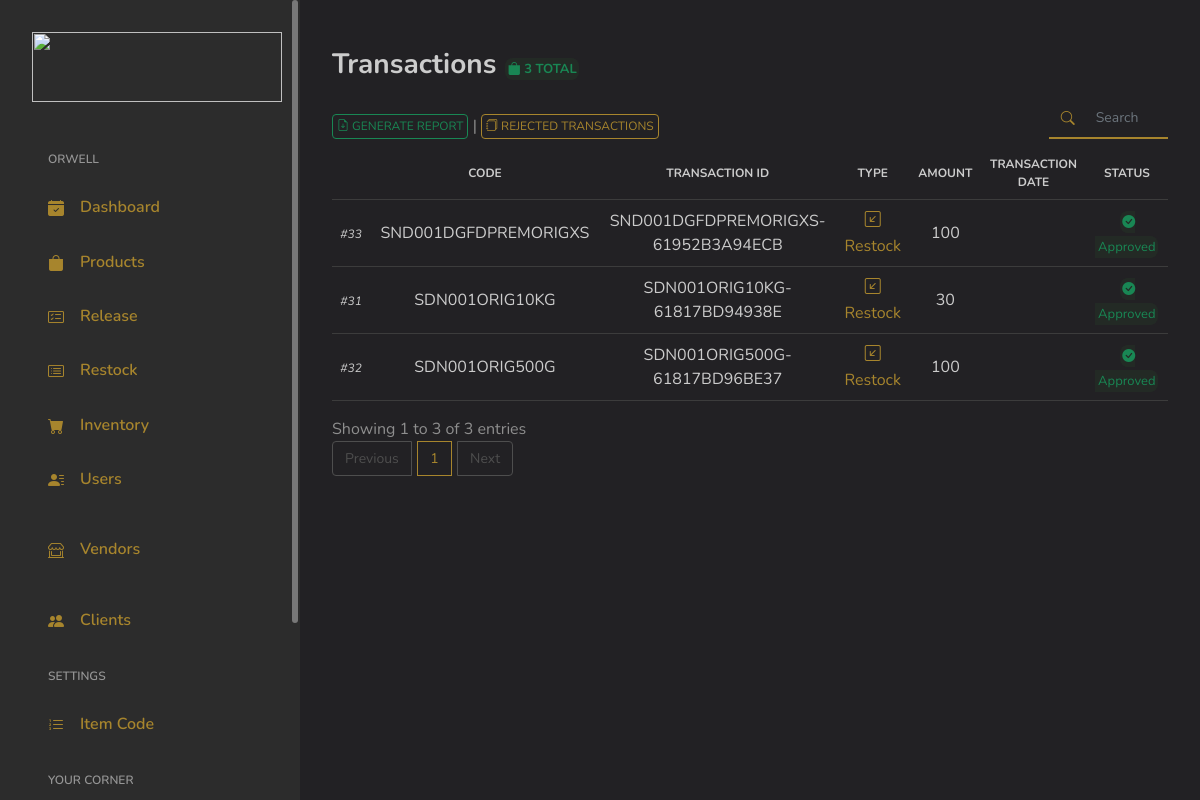
The page /index.php/admin/view_transactions on the database as committed earlier.
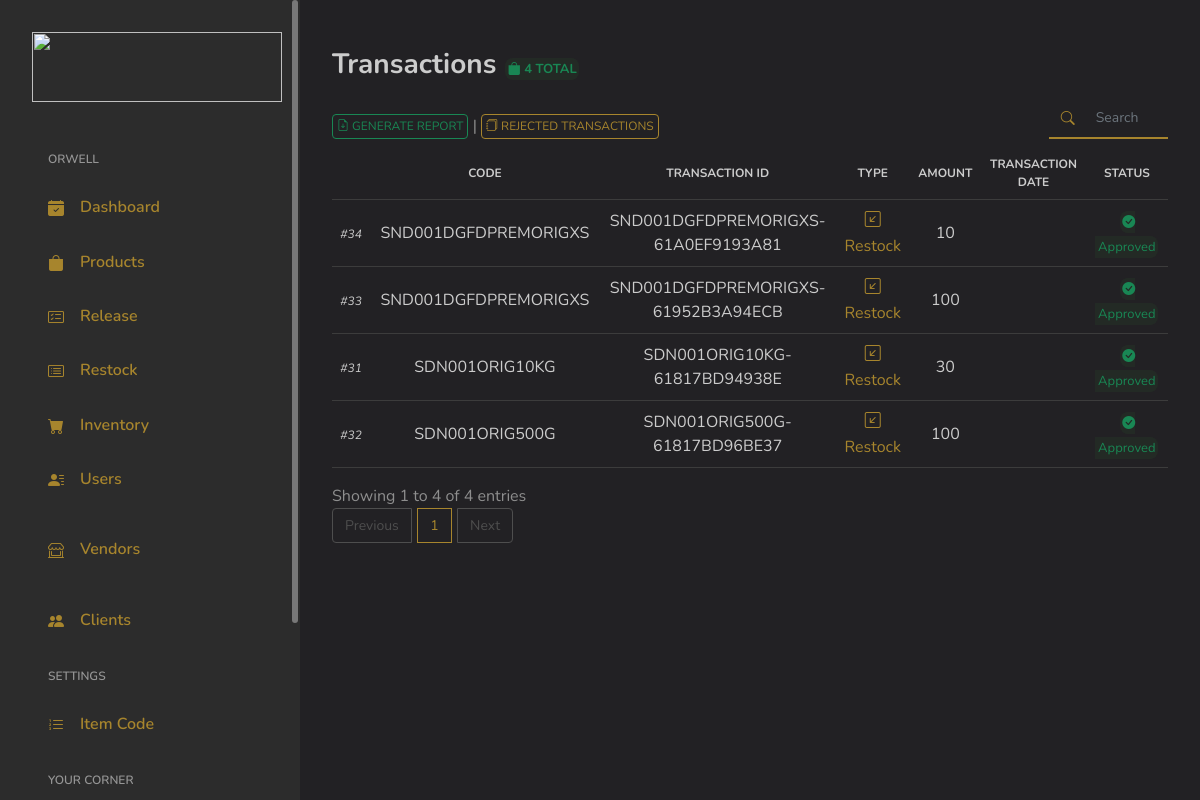
The same page on the database as committed later.
### tables this page shows
CREATE TABLE `products_transactions` (
  `ID` int(11) NOT NULL,
  `Code` varchar(255) DEFAULT NULL,
  `TransactionID` varchar(255) DEFAULT NULL,
  `OrderNo` varchar(255) DEFAULT NULL,
  `Type` tinyint(1) DEFAULT NULL COMMENT '0 = Restocked; 1 = Released;',
  `Amount` int(255) DEFAULT 0,
  `PriceUnit` varchar(255) DEFAULT '0',
  `InStock` int(255) DEFAULT 0,
  `Date` varchar(255) DEFAULT NULL,
  `DateAdded` varchar(255) DEFAULT NULL,
  `Status` int(11) NOT NULL COMMENT '0 = for approval\r\n1 = approved',
  `Date_Approval` varchar(255) DEFAULT NULL,
  `UserID` varchar(255) DEFAULT NULL,
  `PriceTotal` varchar(255) DEFAULT NULL
);

### application/controllers/Admin.php (called while the page is built, shortened)
<?php
class Admin extends MY_Controller {
	public $globalData = [];
	public function __construct()
	{
		$this->load->model('Model_Selects');
		$this->load->model('Model_Security');
		$this->load->model('Model_Inserts');
		$this->load->model('Model_Logbook');
	}
	public function view_transactions()
	{
		$data = [];
		$data = array_merge($data, $this->globalData);
		$header['pageTitle'] = 'Transactions';
		$data['globalHeader'] = $this->load->view('main/globals/header', $header);
		$this->load->view('admin/page_transactions', $data);
	}
}

### index.php (called while the page is built, shortened)
<?php
require_once BASEPATH.'core/CodeIgniter.php';

### application/models/Model_Selects.php (called while the page is built, shortened)
<?php
class Model_Selects extends CI_Model {
	public function GetTransactionsByUserID($userID)
	{
		$this->db->select('*');
		$this->db->where('UserID', $userID);
		$this->db->order_by('DateAdded', 'desc');
		$result = $this->db->get('products_transactions');
		return $result;
	}
}

### application/views/admin/page_transactions.php (the view, shortened to what this page needs)
<?php
if ($this->session->userdata('Privilege') > 1) {
	$getAllTransactions = $this->Model_Selects->getAllTransactions();
} else {
	$getAllTransactions = $this->Model_Selects->GetTransactionsByUserID($this->session->userdata('UserID'));
}
?>
</head>
<body>
<div id="app">
	<div id="main">
		<div class="page-heading">
			<div class="page-title">
				<div class="row">
					<div class="col-12 col-md-6">
						<h3>Transactions
							<span class="text-center success-banner-sm">
								<i class="bi bi-bag-fill"></i> <?=$getAllTransactions->num_rows();?> TOTAL
							</span>
						</h3>
					</div>
					<div class="col-sm-12 col-md-10 pt-4 pb-2">
						<button type="button" class="generate-prompt-btn btn btn-sm-success" style="font-size: 12px;"><i class="bi bi-file-earmark-arrow-down"></i> GENERATE REPORT</button>
						|
						<button type="button" class="btn btn-sm-primary" style="font-size: 12px;"><i class="bi bi-journals"></i> REJECTED TRANSACTIONS</button>
					</div>
					<div class="col-sm-12 col-md-2 mr-auto pt-4 pb-2" style="margin-top: -15px;">
						<div class="input-group">
							<div class="input-group-prepend">
								<span class="input-group-text" style="font-size: 14px;"><i class="bi bi-search h-100 w-100" style="margin-top: 5px;"></i></span>
							</div>
							<input type="text" id="tableSearch" class="form-control" placeholder="Search" style="font-size: 14px;">
						</div>
					</div>
				</div>
			</div>
			<section class="section">
				<div class="table-responsive">
					<table id="productsTable" class="standard-table table">
						<thead style="font-size: 12px;">
							<th class="text-center"></th>
							<th class="text-center">CODE</th>
							<th class="text-center">TRANSACTION ID</th>
							<th class="text-center">TYPE</th>
							<th class="text-center">AMOUNT</th>
							<th class="text-center">TRANSACTION DATE</th>
							<th class="text-center">STATUS</th>
						</thead>
						<tbody>
							<?php
							if ($getAllTransactions->num_rows() > 0):
								foreach ($getAllTransactions->result_array() as $row): ?>
									<tr class="tr_class_modal" id="<?=$row['TransactionID']?>">
										<td class="text-center">
											<span class="db-identifier" style="font-style: italic; font-size: 12px;"><?=$row['ID']?></span>
										</td>
										<td class="text-center">
											<?=$row['Code']?>
										</td>
										<td class="text-center">
											<?=$row['TransactionID']?>
										</td>
										<td class="text-center">
											<?php
											switch ($row['Type']) {
												case '0':
													echo '<span class="text-primary"><i class="bi bi-arrow-down-left-square"></i> Restock</span>';
													break;
											}
											?>
										</td>
										<td class="text-center">
											<?=$row['Amount']?>
										</td>
										<td class="text-center">
										</td>
										<td class="text-center">
											<?php
											switch ($row['Status']) {
												case '1':
													echo '<span class="text-center success-banner-sm">
															<i class="bi bi-check-circle-fill"></i>&nbsp;Approved
														</span>';
													break;
											}
											?>
										</td>
									</tr>
							<?php endforeach;
							endif; ?>
						</tbody>
					</table>
				</div>
			</section>
		</div>
	</div>
</div>
</body>
</html>

Rows that differ between the two databases and show on the page:
added products_transactions: ID "34", Code "SND001DGFDPREMORIGXS", TransactionID "SND001DGFDPREMORIGXS-61A0EF9193A81", Type 0 (drawn), Amount "10", Status 1 (drawn)
Other text that changed with them:
$getAllTransactions->num_rows(): "3" → "4"
text written by a page script: "Showing 1 to 3 of 3 entries Previous 1 Next" → "Showing 1 to 4 of 4 entries Previous 1 Next"
